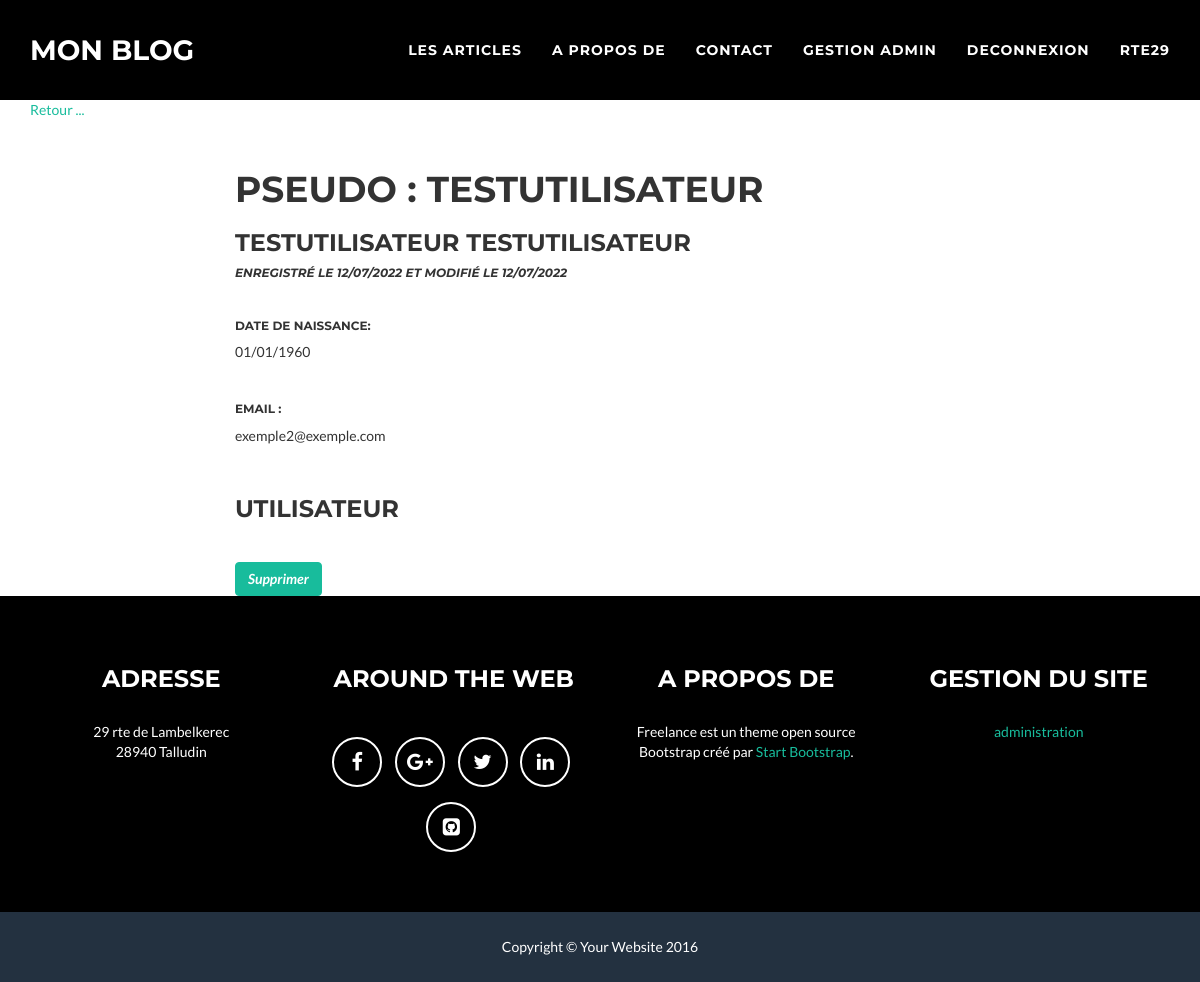
/index.php?action=editUserAll&id=42 (signed in), run on the app's committed database.
### tables this page shows
CREATE TABLE IF NOT EXISTS `user` (
  `id` int(11) NOT NULL AUTO_INCREMENT,
  `last_name` varchar(55) NOT NULL,
  `first_name` varchar(55) NOT NULL,
  `birthday` date NOT NULL,
  `email` varchar(55) NOT NULL,
  `admin_role` tinyint(1) NOT NULL,
  `user_registration_date` date NOT NULL,
  `user_update_date` date NOT NULL,
  `username` varchar(55) NOT NULL,
  `pwd` varchar(55) NOT NULL,
  PRIMARY KEY (`id`)
);

### controller/backend.php (called while the page is built, shortened)
<?php
require_once 'model/UserManager.php';
function editUserAll()
{
    $userId = $_GET['id'];
    $user = new \Blog\Model\Subscribe();
    $editUserAll = $user->getUser($userId);
require 'public/view/backend/editAccountAll.php';
}

### model/UserManager.php (called while the page is built, shortened)
<?php
class Subscribe extends Manager
{
    public function getUser($userId)
    {
        $db = $this->dbConnect();
        $req = $db->prepare('SELECT id, last_name, first_name, DATE_FORMAT(birthday, \'%d/%m/%Y\') AS birthday_fr, email, admin_role,  DATE_FORMAT(user_registration_date, \'%d/%m/%Y\')
        AS user_registration_date_fr, DATE_FORMAT(user_update_date, \'%d/%m/%Y\')
        AS user_update_date_fr, username FROM user WHERE id = ?');
        $req->execute(array($userId));
        $user = $req->fetch();
        return $user;
    }
}

### public/view/backend/editAccountAll.php (the view)
<?php
if(isset($_SESSION['PSEUDO']) && $_SESSION['ADMIN']==1){
include('./public/view/frontend/navigation.php');
?>
<div class="container">
    <section>
        <p><a href="index.php?action=allAccount">Retour ...</a></p><br/>
        <div class="rows">
            <div class="col-lg-8 col-lg-offset-2">
                <h1>Pseudo : <?= htmlspecialchars($editUserAll['username']) ?></h1>
                <h3><?= htmlspecialchars($editUserAll['last_name']) . ' ' . htmlspecialchars($editUserAll['first_name']) ?></h3>
                <h6><em>enregistré le <?= $editUserAll['user_registration_date_fr'] ?> et modifié le <?= $editUserAll['user_update_date_fr'] ?></em></h6><br>
                <h6>date de naissance: </h6>
                <p><?= nl2br(htmlspecialchars($editUserAll['birthday_fr'])) ?></p><br>
                <h6>email : </h6>
                <p><?= nl2br(htmlspecialchars($editUserAll['email'])) ?></p><br>
                <p><?php
                    if($editUserAll['admin_role'] ==1)
                    {
                        ?>
                        <h4><em>ADMINISTRATEUR</em></h4><br>
                        <?php
                    }
                    else
                    {
                        ?>
                        <h3>Utilisateur</h3><br>
                        <?php
                    }
                    ?>
                </p>
                <em><a href="index.php?action=deleteUser" class="btn btn-success"
                onclick="return confirm('Vous êtes sur le point de supprimer un compte ainsi que tous les commentaires déposés par l\'utilisateur. Cette action sera définitive. Confirmez votre choix')">
                Supprimer</a></em>
            </div>
        </div>
    </section>
</div>
<?php
include('./public/view/frontend/footer.php');
}
else{
    header('Location: index.php?action=listPosts');
}
?>

### data on the page
user: username "TESTUTILISATEUR", last_name "TESTUTILISATEUR", first_name "TESTUTILISATEUR", email "exemple2@exemple.com"

### other printed values
$_SESSION['PSEUDO'] "RTE29"
$editUserAll['user_registration_date_fr'] "12/07/2022"
$editUserAll['user_update_date_fr'] "12/07/2022"
$editUserAll['birthday_fr'] "01/01/1960"
